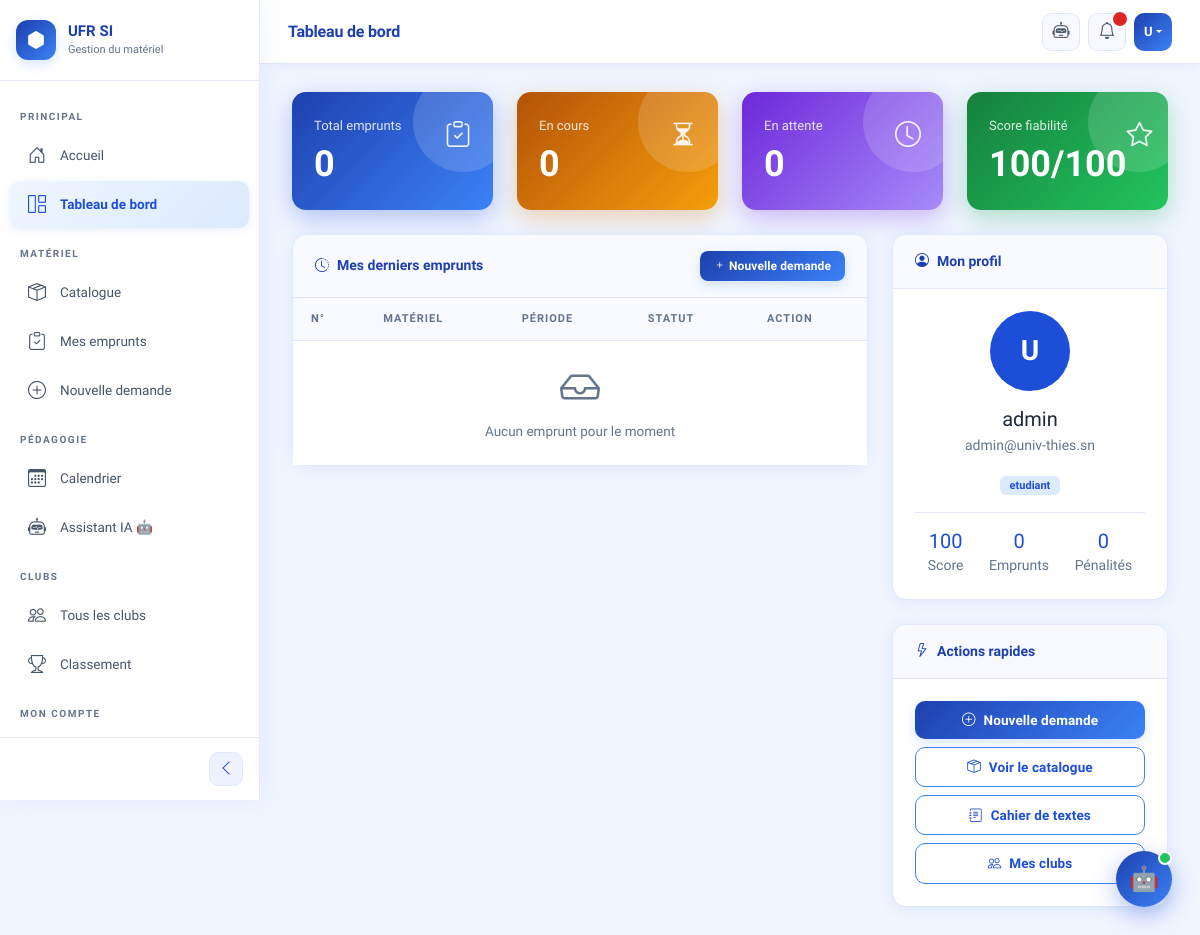
The app's page /tableau-de-bord/ (signed in), older data.
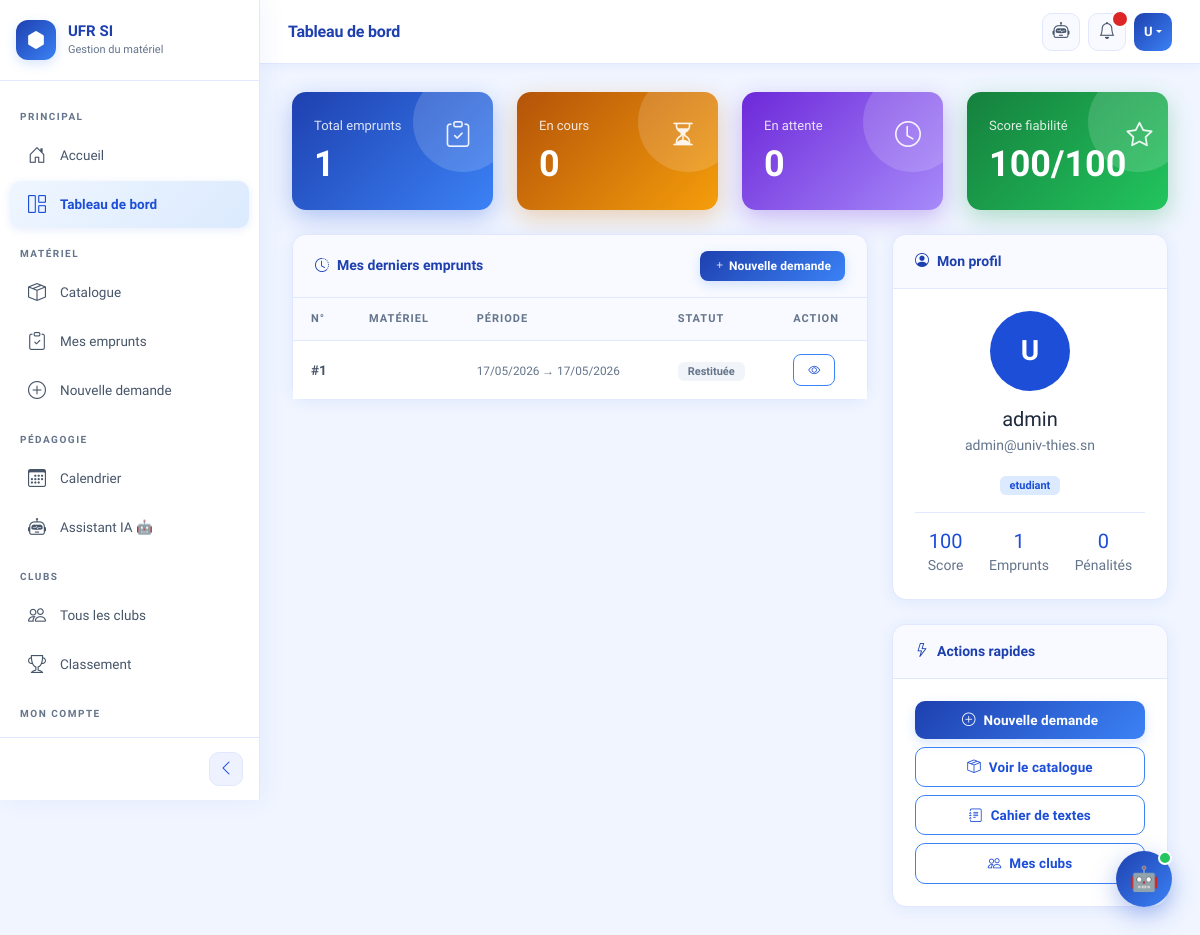
The same page, newer data.
### emprunts/models.py (models this page shows, shortened)
class Demande(models.Model):
    STATUTS = [
    ('en_attente', 'En attente'),
    ('approuvee', 'Approuvée'),
    ('refusee', 'Refusée'),
    ('en_cours', 'En cours'),
    ('en_attente_restitution', 'En attente de vérification'),
    ('restituee', 'Restituée'),
]
    utilisateur = models.ForeignKey(
        Utilisateur,
        on_delete=models.CASCADE,
        related_name='demandes'
    )
    date_demande = models.DateTimeField(auto_now_add=True)
    date_debut = models.DateTimeField()
    date_fin = models.DateTimeField()
    statut = models.CharField(max_length=30, choices=STATUTS, default='en_attente')
    motif = models.TextField(blank=True)

### comptes/views.py (the view, shortened to what this page needs)
# urls.py: path('tableau-de-bord/', views.tableau_de_bord, name='tableau_de_bord'),
@login_required
def tableau_de_bord(request):
    from emprunts.models import Demande
    from materiel.models import Materiel
    demandes = Demande.objects.filter(utilisateur=request.user).order_by('-date_demande')
    contexte = {
        'demandes': demandes,
        'total_emprunts': demandes.count(),
        'en_cours': demandes.filter(statut='en_cours').count(),
        'en_attente': demandes.filter(statut='en_attente').count(),
        'score': request.user.get_score_fiabilite(),
    }
    return render(request, 'comptes/tableau_de_bord.html', contexte)

### comptes/models.py (called while the page is built)
    def get_score_fiabilite(self):
        return max(0, 100 - (self.penalite * 10))

### templates/comptes/tableau_de_bord.html (shortened to what the changed rows need)
{% extends 'base.html' %}
{% block contenu %}
<div class="row g-4 mb-4">
  <div class="col-md-3">
    <div class="stat-card stat-blue">
      <div class="d-flex justify-content-between align-items-start">
        <div>
          <p>Total emprunts</p>
          <h2>{{ total_emprunts }}</h2>
        </div>
      </div>
    </div>
  </div>
  <div class="col-md-3">
    <div class="stat-card stat-orange">
      <div class="d-flex justify-content-between align-items-start">
        <div>
          <h2>{{ en_cours }}</h2>
        </div>
      </div>
    </div>
  </div>
  <div class="col-md-3">
    <div class="stat-card stat-purple">
      <div class="d-flex justify-content-between align-items-start">
        <div>
          <h2>{{ en_attente }}</h2>
        </div>
      </div>
    </div>
  </div>
  <div class="col-md-3">
    <div class="stat-card stat-green">
      <div class="d-flex justify-content-between align-items-start">
        <div>
          <h2>{{ score }}/100</h2>
        </div>
      </div>
    </div>
  </div>
</div>
<div class="row g-4">
  <div class="col-md-8">
    <div class="card">
      <div class="card-body p-0">
        <table class="table mb-0">
          <thead>
            <tr>
              <th>N°</th>
              <th>Matériel</th>
              <th>Période</th>
              <th>Statut</th>
              <th>Action</th>
            </tr>
          </thead>
          <tbody>
            {% for demande in demandes %}
            <tr>
              <td><strong>#{{ demande.id }}</strong></td>
              <td>
              </td>
              <td>
                <small class="text-muted">
                  {{ demande.date_debut|date:"d/m/Y" }} →
                  {{ demande.date_fin|date:"d/m/Y" }}
                </small>
              </td>
              <td>
                {% if demande.statut == 'en_attente' %}
                  <span class="badge bg-warning text-dark">En attente</span>
                {% elif demande.statut == 'approuvee' or demande.statut == 'en_cours' %}
                  <span class="badge bg-success">En cours</span>
                {% elif demande.statut == 'restituee' %}
                  <span class="badge bg-secondary">Restituée</span>
                {% elif demande.statut == 'refusee' %}
                  <span class="badge bg-danger">Refusée</span>
                {% endif %}
              </td>
              <td>
                <a href="{% url 'detail_demande' demande.id %}"
                   class="btn btn-sm btn-outline-primary">
                  <i class="bi bi-eye"></i>
                </a>
              </td>
            </tr>
            {% empty %}
            <tr>
              <td colspan="5" class="text-center text-muted py-4">
                <i class="bi bi-inbox display-6 d-block mb-2"></i>
                Aucun emprunt pour le moment
              </td>
            </tr>
            {% endfor %}
          </tbody>
        </table>
      </div>
    </div>
  </div>
  <div class="col-md-4">
    <div class="card mb-4">
      <div class="card-body text-center">
        <div class="d-flex justify-content-around text-center">
          <div>
            <h5 class="mb-0" style="color:var(--primary);">{{ total_emprunts }}</h5>
            <small class="text-muted">Emprunts</small>
          </div>
        </div>
      </div>
    </div>
  </div>
</div>
{% endblock %}

Row changes from the older to the newer data that the page shows:
added Demande: id "1", date_debut "17/05/2026", date_fin "17/05/2026", statut "Restituée"
Text that changed along with them:
{{ total_emprunts }}: "0" → "1"
text no longer shown: "Aucun emprunt pour le moment"
